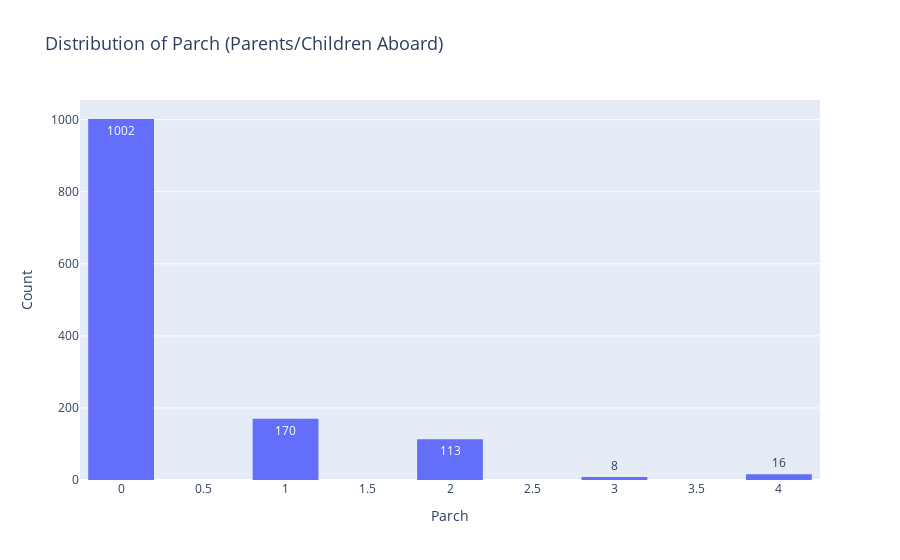

Notebook code cell kept with this figure:
### Code cell
fig = px.histogram(
    Titanic_data,
    x='Parch',
    nbins=10,  # optional: control number of bins
    title='Distribution of Parch (Parents/Children Aboard)',
    labels={'Parch': 'Number of Parents/Children'},
    text_auto=True  # Show count labels on bars
)
fig.update_layout(
    yaxis_title='Count',
    xaxis_title='Parch',
    bargap=0.2,
    title_font_size=18
)
fig.show()

### Figure 1 — Plotly figure (JSON) as saved in the notebook; plotly's stock layout.template omitted (floating-point values rounded to 4 significant figures; data arrays with more than 128 entries replaced by an {"elided": "..."} marker saying what was removed)
{"data": [{"bingroup": "x", "hovertemplate": "Number of Parents/Children=%{x}<br>count=%{y}<extra></extra>", "legendgroup": "", "marker": {"color": "#636efa", "pattern": {"shape": ""}}, "name": "", "nbinsx": 10, "orientation": "v", "showlegend": false, "texttemplate": "%{value}", "type": "histogram", "x": {"elided": "1309 int values"}, "xaxis": "x", "yaxis": "y"}], "layout": {"bargap": 0.2, "barmode": "relative", "legend": {"tracegroupgap": 0}, "title": {"font": {"size": 18}, "text": "Distribution of Parch (Parents/Children Aboard)"}, "xaxis": {"anchor": "y", "domain": [0, 1], "title": {"text": "Parch"}}, "yaxis": {"anchor": "x", "domain": [0, 1], "title": {"text": "Count"}}}}
